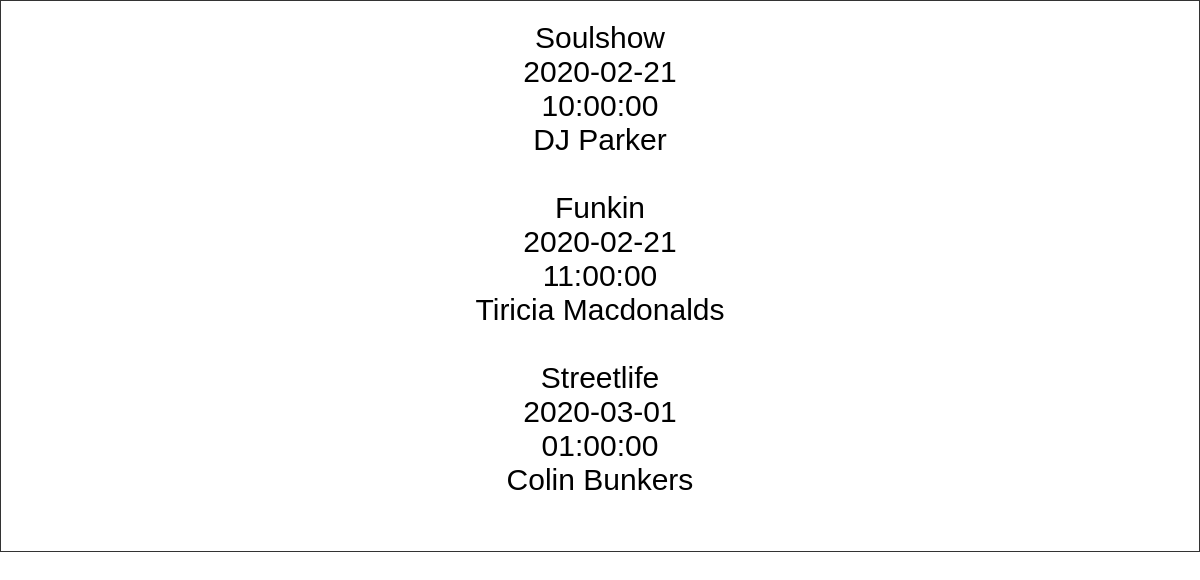
/overzicht.php, run on the app's committed database.
### tables this page shows
CREATE TABLE `programma` (
  `idprogramma` int(11) NOT NULL,
  `omschrijving` varchar(45) DEFAULT NULL
);

CREATE TABLE `uitzending` (
  `idprogramma` int(11) NOT NULL,
  `datum` date DEFAULT NULL,
  `begintijd` time DEFAULT NULL,
  `eindtijd` time DEFAULT NULL,
  `presentator` int(11) DEFAULT NULL,
  `idzender` int(11) NOT NULL
);

CREATE TABLE `medewerker` (
  `idmedewerker` int(11) NOT NULL,
  `voornaam` varchar(45) DEFAULT NULL,
  `tussenvoegsels` varchar(45) DEFAULT NULL,
  `achternaam` varchar(45) DEFAULT NULL,
  `login` varchar(45) DEFAULT NULL,
  `password` varchar(45) DEFAULT NULL,
  `nickname` varchar(45) DEFAULT NULL
);

### overzicht.php (the view, shortened to what this page needs)
<?php include('db.php') ?>
<!DOCTYPE html>
<html lang="en">
<head>
    <link rel="stylesheet" href="style.css">
</head>
<body>
    <div class="overzicht">
    <?php
    $record1 = $conn->prepare('SELECT omschrijving, datum, begintijd, nickname FROM programma INNER JOIN uitzending ON programma.idprogramma = uitzending.idprogramma INNER JOIN medewerker ON programma.idprogramma = medewerker.idmedewerker;');
    $record1->execute();
    $row1 = $record1->fetchAll();
    echo $row1[0]['omschrijving'] . '<br> '. $row1[0]['datum'] . '<br> '. $row1[0]['begintijd'] . '<br> '. $row1[0]['nickname'] . '<br><br>';
    echo $row1[1]['omschrijving'] . '<br> '. $row1[1]['datum'] . '<br> '. $row1[1]['begintijd'] . '<br> '. $row1[1]['nickname'] . '<br><br>';
    echo $row1[2]['omschrijving'] . '<br> '. $row1[2]['datum'] . '<br> '. $row1[2]['begintijd'] . '<br> '. $row1[2]['nickname'] . '<br><br>';
    ?>
    </div>
</body>
</html>

### style.css (style rules this page uses)
body { margin: 0; font-family: Arial, Helvetica, sans-serif; }

### overzicht.php (style rules this page uses)
.overzicht { background-color: rgba(255, 255, 255, 0.8); border: 1px solid rgba(0, 0, 0, 0.8); padding: 20px; font-size: 30px; text-align: center; }

### data on the page
programma: omschrijving "Soulshow"
uitzending: datum "2020-02-21", begintijd "10:00:00"
medewerker: nickname "DJ Parker"
programma: omschrijving "Funkin"
uitzending: datum "2020-02-21", begintijd "11:00:00"
medewerker: nickname "Tiricia Macdonalds"
programma: omschrijving "Streetlife"
uitzending: datum "2020-03-01", begintijd "01:00:00"
medewerker: nickname "Colin Bunkers"
